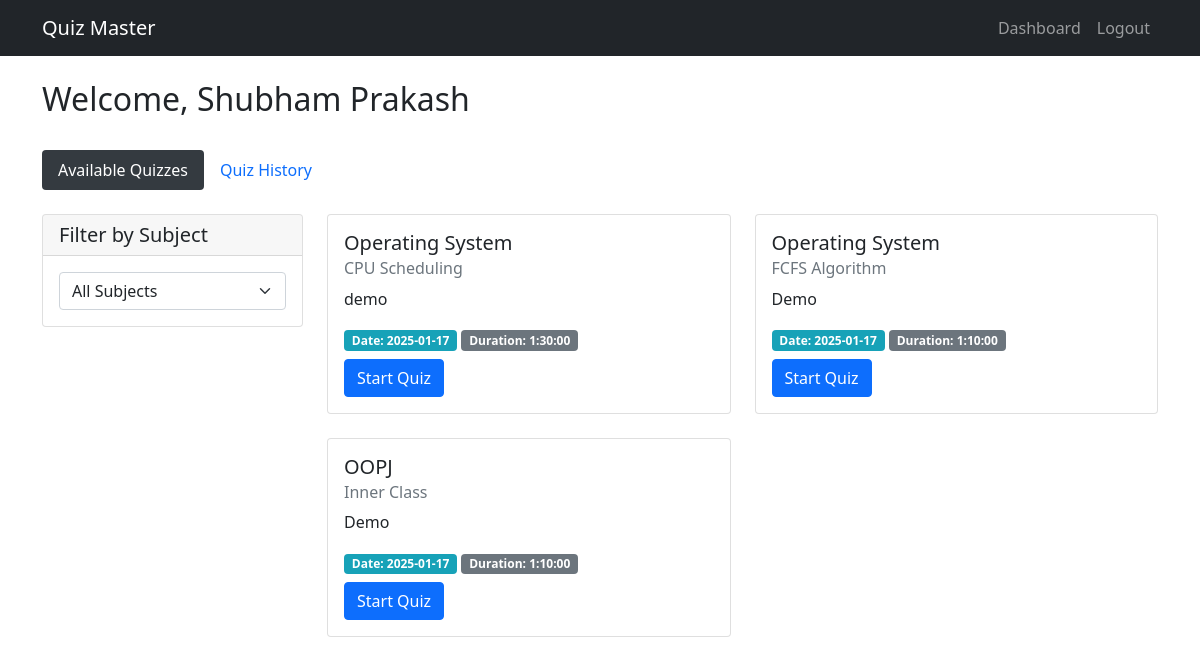
Page /dashboard (signed in) on the committed database.
### models/models.py (models this page shows)
class User(UserMixin, db.Model):
    id = db.Column(db.Integer, primary_key=True)
    username = db.Column(db.String(120), unique=True, nullable=False)
    password = db.Column(db.String(200), nullable=False)
    full_name = db.Column(db.String(100), nullable=False)
    qualification = db.Column(db.String(100))
    dob = db.Column(db.Date)
    is_admin = db.Column(db.Boolean, default=False)
    quiz_scores = db.relationship('Score', backref='user', lazy=True)

class Quiz(db.Model):
    id = db.Column(db.Integer, primary_key=True)
    chapter_id = db.Column(db.Integer, db.ForeignKey('chapter.id'), nullable=False)
    date_of_quiz = db.Column(db.Date, nullable=False)
    time_duration = db.Column(db.Interval, nullable=False)
    remarks = db.Column(db.Text)
    questions = db.relationship('Question', backref='quiz', cascade='all, delete-orphan', lazy=True)
    scores = db.relationship('Score', backref='quiz', cascade='all, delete-orphan', lazy=True)

class Subject(db.Model):
    id = db.Column(db.Integer, primary_key=True)
    name = db.Column(db.String(100), nullable=False)
    description = db.Column(db.Text)
    chapters = db.relationship('Chapter', backref='subject', cascade='all, delete-orphan', lazy=True)

class Chapter(db.Model):
    id = db.Column(db.Integer, primary_key=True)
    name = db.Column(db.String(100), nullable=False)
    description = db.Column(db.Text)
    subject_id = db.Column(db.Integer, db.ForeignKey('subject.id'), nullable=False)
    quizzes = db.relationship('Quiz', backref='chapter', cascade='all, delete-orphan', lazy=True)

### controllers/user.py (the view)
@user.route('/')
@user.route('/dashboard')
@login_required
def dashboard():
    if current_user.is_admin:
        return redirect(url_for('admin.dashboard'))
    available_quizzes = Quiz.query.filter(
        Quiz.date_of_quiz >= datetime.utcnow().date()
    ).order_by(Quiz.date_of_quiz).all()
    past_attempts = Score.query.filter_by(
        user_id=current_user.id
    ).order_by(desc(Score.time_stamp_of_attempt)).all()
    subjects = Subject.query.all()
    return render_template('user/dashboard.html',
                         available_quizzes=available_quizzes,
                         past_attempts=past_attempts,
                         subjects=subjects)

### app.py (called while the page is built)
@login_manager.user_loader
def load_user(user_id):
    return User.query.get(int(user_id))

### templates/user/dashboard.html (shortened to what this page needs)
{% extends "base.html" %}
{% block content %}
<div class="row mb-4">
    <div class="col">
        <h2>Welcome, {{ current_user.full_name }}</h2>
    </div>
</div>
<ul class="nav nav-pills mb-4">
    <li class="nav-item">
        <a class="nav-link active" id="available-tab" data-bs-toggle="pill" href="#available">Available Quizzes</a>
    </li>
    <li class="nav-item">
        <a class="nav-link" id="history-tab" data-bs-toggle="pill" href="#history">Quiz History</a>
    </li>
</ul>
<div class="tab-content">
    <div class="tab-pane fade show active" id="available">
        <div class="row">
            <div class="col-md-3 mb-4">
                <div class="card">
                    <div class="card-header">
                        <h5 class="mb-0">Filter by Subject</h5>
                    </div>
                    <div class="card-body">
                        <select class="form-select" id="subjectFilter">
                            <option value="">All Subjects</option>
                        </select>
                    </div>
                </div>
            </div>
            <div class="col-md-9">
                <div class="row">
                    {% for quiz in available_quizzes %}
                        <div class="col-md-6 mb-4">
                            <div class="card quiz-card">
                                <div class="card-body">
                                    <h5 class="card-title">{{ quiz.chapter.subject.name }}</h5>
                                    <h6 class="card-subtitle mb-2 text-muted">{{ quiz.chapter.name }}</h6>
                                    <p class="card-text">{{ quiz.remarks }}</p>
                                    <div class="mb-2">
                                        <span class="badge badge-upcoming">Date: {{ quiz.date_of_quiz.strftime('%Y-%m-%d') }}</span>
                                        <span class="badge bg-secondary">Duration: {{ quiz.time_duration }}</span>
                                    </div>
                                    <a href="{{ url_for('user.start_quiz', quiz_id=quiz.id) }}" class="btn btn-primary">Start Quiz</a>
                                </div>
                            </div>
                        </div>
                    {% else %}
                        <div class="col">
                            <div class="alert alert-info">No quizzes available at the moment.</div>
                        </div>
                    {% endfor %}
                </div>
            </div>
        </div>
    </div>
</div>
{% endblock %}

### static/css/style.css (style rules this page uses)
.quiz-card { transition: transform 0.2s; height: 100%; }
.nav-pills .nav-link.active { background-color: #343a40; }
.badge-upcoming { background-color: #17a2b8; }

### rows in the picture
User: full_name "Shubham Prakash"
Quiz: chapter.subject.name "Operating System", chapter.name "CPU Scheduling", remarks "demo", date_of_quiz "2025-01-17", time_duration "1:30:00"
Quiz: chapter.subject.name "Operating System", chapter.name "FCFS Algorithm", remarks "Demo", date_of_quiz "2025-01-17", time_duration "1:10:00"
Quiz: chapter.subject.name "OOPJ", chapter.name "Inner Class", remarks "Demo", date_of_quiz "2025-01-17", time_duration "1:10:00"
